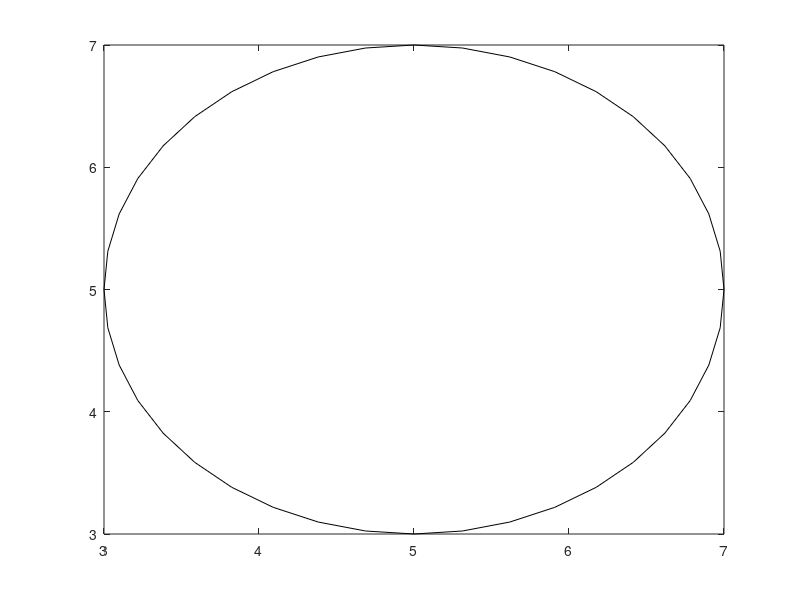

MATLAB code to generate this figure: (Note: this script raises an error after producing the figure.)
clear all;
close all;
r=2;
t=0:pi/20:2*pi;
x=r*cos(t)+5;
y=r*sin(t)+5;
figure,plot(x,y,'black');
txt='2)Radius greater than actual';
text(2,9.5,txt,'FontSize',14)
pause(0.000001);
frame_h=get(handle(gcf),'JavaFrame');
set(frame_h,'maximized',1);
axis([0,10,0,10]);
axis square;
pause(1);
hold on;
r=3;
for i=1:40
    x3=r*cos(t)+x(i);
    y3=r*sin(t)+y(i);
    plot(x3,y3,'black');
    [a,b]=circcirc(5,5,2,x(i),y(i),3);
    if i>1
        for j=i:-1:1
            [d,e]=circcirc(x(i),y(i),3,x(j),y(j),3);
            plot(d,e,'LineStyle','none','Marker','o','MarkerEdgeColor','blue','MarkerFaceColor','blue')
            j=j-1;
        end
    end
    axis square
    hold on;
    pause(0.1);
    i=i+1;
end
    
